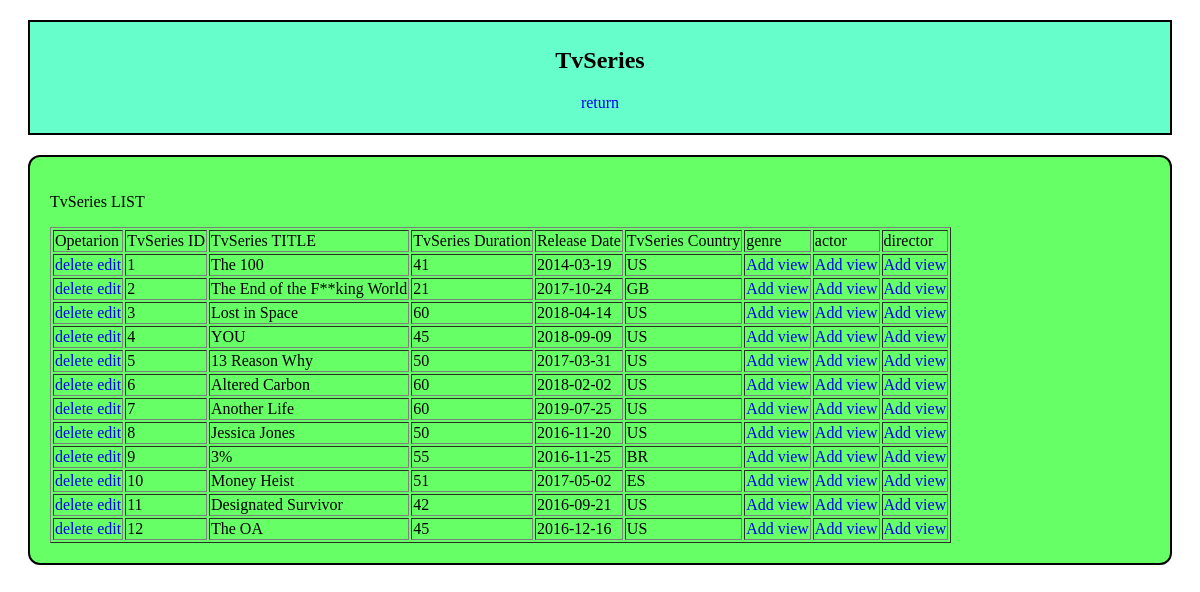
The page /admin/viewtvseries.php on the database its author committed.
### tables this page shows
CREATE TABLE `tvseries` (
  `TvSeries_ID` int(11) NOT NULL,
  `TvSeries_Title` varchar(50) NOT NULL,
  `TvSeries_Duration` int(11) NOT NULL,
  `Release_Date` date NOT NULL,
  `TvSeries_Country` varchar(25) NOT NULL
);

### admin/viewtvseries.php (the view, shortened to what this page needs)
<html>
<head>
<link rel="stylesheet" href="styles.css">
</head>
<body>
<div class="head">
	<h2>TvSeries</h2>
	<p><a href="TVSERIES.php">return</a></p>
</div>
<div class="BODY" >
	<p>TvSeries LIST</p>
<table border="1">
  <tr>
	<td>Opetarion</td>
    <td>TvSeries ID</td>
	<td>TvSeries TITLE</td>
	<td>TvSeries Duration</td>
	<td>Release Date</td>
	<td>TvSeries Country</td>
	<td>genre</td>
	<td>actor</td>
	<td>director</td>
  </tr>
<?php
include "connection.php";
$records = mysqli_query($conn,"select * from tvseries");
while($data = mysqli_fetch_array($records))
{
?>
  <tr>
     <td><a href="deletetvseries.php?id=<?php echo $data['TvSeries_ID']; ?>">delete </a>
		<a href="edittvseries.php?id=<?php echo $data['TvSeries_ID']; ?>">edit</a></td>
    <td><?php echo $data['TvSeries_ID']; ?></td>
    <td><?php echo $data['TvSeries_Title']; ?></td>
	<td><?php echo $data['TvSeries_Duration']; ?></td>
	<td><?php echo $data['Release_Date']; ?></td>
	<td><?php echo $data['TvSeries_Country']; ?></td>
    <td><a href="addgenretotv.php?id=<?php echo $data['TvSeries_ID']; ?>">Add </a>
		<a href="viewaddedgenretotv.php?id=<?php echo $data['TvSeries_ID']; ?>">view</a></td>
	<td><a href="addactortotv.php?id=<?php echo $data['TvSeries_ID']; ?>">Add </a>
		<a href="viewaddedactortotv.php?id=<?php echo $data['TvSeries_ID']; ?>">view</a></td>
	<td><a href="adddirectortotv.php?id=<?php echo $data['TvSeries_ID']; ?>">Add </a>
		<a href="viewaddeddirectortotv.php?id=<?php echo $data['TvSeries_ID']; ?>">view</a></td>
  </tr>
<?php
}
?>
</table>
</div>
</body>
</html>

### admin/styles.css (style rules this page uses)
.head a { text-decoration:none; }
.head { background-color: #66ffcc; color: black; text-align: center; border: 2px solid black; margin: 20px; padding: 5px; }
.BODY a { text-decoration:none; }
.BODY { background-color: #66ff66; color: BLACK; border: 2px solid black; margin: 20px; padding: 20px; border-radius: 12px; }

### rows shown on the page
tvseries: TvSeries_ID "1", TvSeries_Title "The 100", TvSeries_Duration "41", Release_Date "2014-03-19", TvSeries_Country "US"
tvseries: TvSeries_ID "2", TvSeries_Title "The End of the F**king World", TvSeries_Duration "21", Release_Date "2017-10-24", TvSeries_Country "GB"
tvseries: TvSeries_ID "3", TvSeries_Title "Lost in Space", TvSeries_Duration "60", Release_Date "2018-04-14", TvSeries_Country "US"
tvseries: TvSeries_ID "4", TvSeries_Title "YOU", TvSeries_Duration "45", Release_Date "2018-09-09", TvSeries_Country "US"
tvseries: TvSeries_ID "5", TvSeries_Title "13 Reason Why", TvSeries_Duration "50", Release_Date "2017-03-31", TvSeries_Country "US"
tvseries: TvSeries_ID "6", TvSeries_Title "Altered Carbon", TvSeries_Duration "60", Release_Date "2018-02-02", TvSeries_Country "US"
tvseries: TvSeries_ID "7", TvSeries_Title "Another Life", TvSeries_Duration "60", Release_Date "2019-07-25", TvSeries_Country "US"
tvseries: TvSeries_ID "8", TvSeries_Title "Jessica Jones", TvSeries_Duration "50", Release_Date "2016-11-20", TvSeries_Country "US"
tvseries: TvSeries_ID "9", TvSeries_Title "3%", TvSeries_Duration "55", Release_Date "2016-11-25", TvSeries_Country "BR"
tvseries: TvSeries_ID "10", TvSeries_Title "Money Heist", TvSeries_Duration "51", Release_Date "2017-05-02", TvSeries_Country "ES"
tvseries: TvSeries_ID "11", TvSeries_Title "Designated Survivor", TvSeries_Duration "42", Release_Date "2016-09-21", TvSeries_Country "US"
tvseries: TvSeries_ID "12", TvSeries_Title "The OA", TvSeries_Duration "45", Release_Date "2016-12-16", TvSeries_Country "US"
